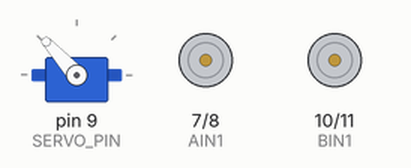
Simulated run of this sketch. Board: Arduino Uno, built with avr-gcc and run on an emulated ATmega328P. On the bench: servo, motor-driver pin pairs drawn as motors (green arrow = first pin HIGH = forward, orange = second pin HIGH = backward, longer = more drive). Wiring (inferred from the names in the program): servo: signal pin 9. Servo pulses on a pin are drawn as a servo (544–2400 µs = 0–180°).

Above: at 0.1 s.
At 0.9 s:
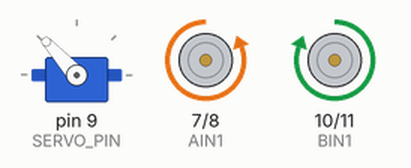
At 2.9 s:
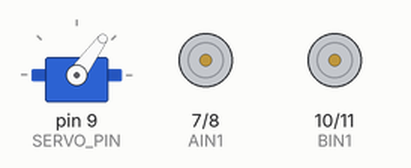
At 3.9 s:
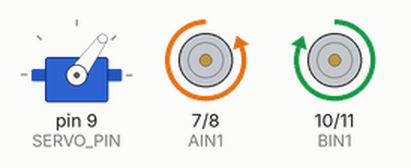
Timing chart, 0 to 7.3 s (numbered marks = the images above):
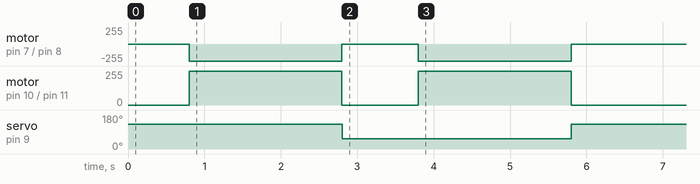

The sketch:

Assignment_gripper.ino
```cpp
const int SERVO_PIN = 9;
const int OPEN_US  = 1900;
const int CLOSE_US = 1100;

int servoTargetUs = OPEN_US;
long lastServoFrameMs = 0;

void servoUpdate() {
  long now = millis();
  if (now - lastServoFrameMs >= 20) {
    lastServoFrameMs = now;
    digitalWrite(SERVO_PIN, HIGH);
    delayMicroseconds(servoTargetUs);
    digitalWrite(SERVO_PIN, LOW);
  }
}
void runFor(long ms) {
  long start = millis();
  while (millis() - start < ms) {
    servoUpdate(); // keep servo active
  }
}

const int AIN1 = 7;
const int AIN2 = 8;
const int BIN1 = 10;
const int BIN2 = 11;

void motorsStop() {
  digitalWrite(AIN1, LOW); digitalWrite(AIN2, LOW);
  digitalWrite(BIN1, LOW); digitalWrite(BIN2, LOW);
}

void motorsForward(int spd) {
  digitalWrite(AIN1, LOW); digitalWrite(AIN2, HIGH);
  digitalWrite(BIN1, HIGH); digitalWrite(BIN2, LOW);
}

void setup() {
  pinMode(SERVO_PIN, OUTPUT);

  pinMode(AIN1, OUTPUT); pinMode(AIN2, OUTPUT);
  pinMode(BIN1, OUTPUT); pinMode(BIN2, OUTPUT);

  // Step 1: open gripper
  servoTargetUs = OPEN_US;
  runFor(800);

  // Step 2: drive forward 2s
  motorsForward(180);
  runFor(2000);
  motorsStop();

  // Step 3: close gripper 1s
  servoTargetUs = CLOSE_US;
  runFor(1000);

  // Step 4: drive forward 2s holding cone
  motorsForward(180);
  runFor(2000);
  motorsStop();

  // Step 1: open gripper
  servoTargetUs = OPEN_US;
  runFor(800);
}

void loop() {
  servoUpdate(); // keep holding
}
```
